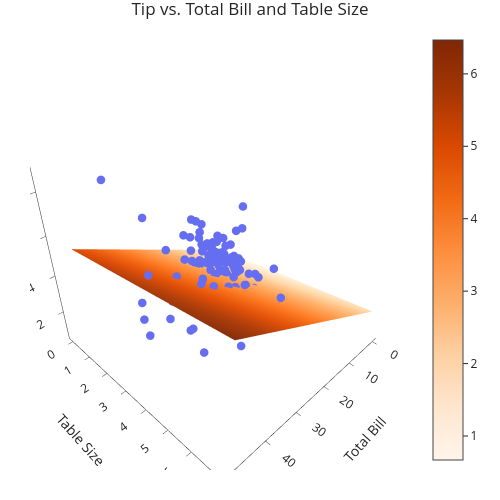

The cell this chart's notebook holds for it:
### Markdown cell above
### Plane of best fit ✈️

Here, we must draw a 3D scatter plot and plane, with one axis for total bill, one axis for table size, and one axis for tip. The code below does this.

### Code cell
XX, YY = np.mgrid[0:50:2, 0:8:1]
Z = model_two.intercept_ + model_two.coef_[0] * XX + model_two.coef_[1] * YY
plane = go.Surface(x=XX, y=YY, z=Z, colorscale='Oranges')

fig = go.Figure(data=[plane])
fig.add_trace(go.Scatter3d(x=tips['total_bill'], 
                           y=tips['size'], 
                           z=tips['tip'], mode='markers',
                           marker={'color': '#656DF1', 'size': 5}))

fig.update_layout(scene=dict(xaxis_title='Total Bill',
                             yaxis_title='Table Size',
                             zaxis_title='Tip'),
                  title='Tip vs. Total Bill and Table Size',
                  width=500, height=500)

### Figure 1 — Plotly figure (JSON) as saved in the notebook; plotly's stock layout.template omitted (floating-point values rounded to 4 significant figures; data arrays with more than 128 entries replaced by an {"elided": "..."} marker saying what was removed)
{"data": [{"colorscale": [[0, "rgb(255,245,235)"], [0.125, "rgb(254,230,206)"], [0.25, "rgb(253,208,162)"], [0.375, "rgb(253,174,107)"], [0.5, "rgb(253,141,60)"], [0.625, "rgb(241,105,19)"], [0.75, "rgb(217,72,1)"], [0.875, "rgb(166,54,3)"], [1, "rgb(127,39,4)"]], "type": "surface", "x": {"elided": "25x8 int values"}, "y": {"elided": "25x8 int values"}, "z": {"elided": "25x8 float values"}}, {"marker": {"color": "#656DF1", "size": 5}, "mode": "markers", "type": "scatter3d", "x": {"elided": "244 float values"}, "y": {"elided": "244 int values"}, "z": {"elided": "244 float values"}}], "layout": {"height": 500, "scene": {"xaxis": {"title": {"text": "Total Bill"}}, "yaxis": {"title": {"text": "Table Size"}}, "zaxis": {"title": {"text": "Tip"}}}, "title": {"text": "Tip vs. Total Bill and Table Size"}, "width": 500}}
